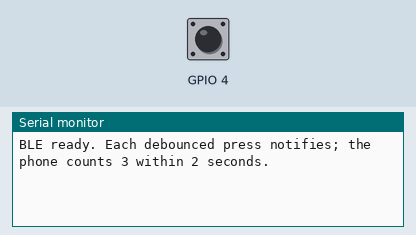
A sketch run on a simulated ESP32-C6. Shown: the last lines printed to the serial monitor. The inputs (shaded band) are chosen by the test bench; at power-on: GPIO 4 HIGH. Nothing arrives over Bluetooth unless stated; a phone connects over Bluetooth LE 3 s after start.

Above: at 1.2 s.
1.3 s: GPIO 4 pulled LOW for 0.15 s
At 1.8 s:
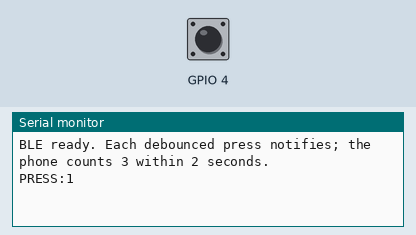
2.9 s: GPIO 4 pulled LOW for 1 s
At 4.2 s:
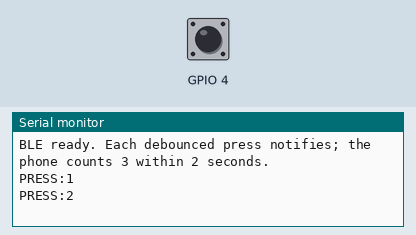
5.4 s: GPIO 4 pulled LOW for 0.15 s
At 6.0 s:
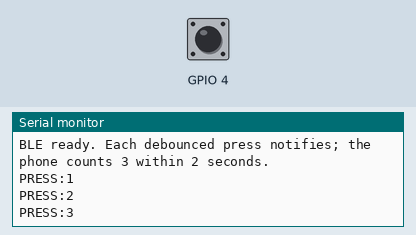

Measured:
- after the input at 1.3 s, the serial monitor: prints a new line at once (image 1)
- after the input at 2.9 s, the serial monitor: prints a new line at once (image 2)
- after the input at 5.4 s, the serial monitor: prints a new line at once (image 3)

The sketch:

EmergencyButton.ino
```cpp
#include <NimBLEDevice.h>

// Seeed XIAO ESP32-C6: physical button between D2 and GND, internal pull-up.
// Original sketch is preserved in the sibling Advertise_BLE folder.
constexpr uint8_t BUTTON_PIN = D2;
constexpr uint32_t DEBOUNCE_MS = 35;
NimBLECharacteristic* emergencyChar;
bool rawState = HIGH;
bool stableState = HIGH;
uint32_t changedAt = 0;
uint32_t sequence = 0;

void setup() {
  Serial.begin(115200);
  pinMode(BUTTON_PIN, INPUT_PULLUP);
  // A button held during boot is not a new press; require release first.
  rawState = stableState = digitalRead(BUTTON_PIN);
  changedAt = millis();
  NimBLEDevice::init("Emergency Button");
  NimBLEServer* server = NimBLEDevice::createServer();
  server->advertiseOnDisconnect(true);
  NimBLEService* service = server->createService("12345678-1234-1234-1234-123456789abc");
  emergencyChar = service->createCharacteristic("87654321-4321-4321-4321-cba987654321",
      NIMBLE_PROPERTY::READ | NIMBLE_PROPERTY::NOTIFY);
  emergencyChar->setValue("PRESS:0");
  service->start();
  NimBLEAdvertising* advertising = NimBLEDevice::getAdvertising();
  advertising->addServiceUUID(service->getUUID());
  advertising->enableScanResponse(true);
  advertising->setName("Emergency Button");
  advertising->start();
  Serial.println("BLE ready. Each debounced press notifies; the phone counts 3 within 2 seconds.");
}

void loop() {
  const uint32_t now = millis();
  const bool reading = digitalRead(BUTTON_PIN);
  if (reading != rawState) {
    rawState = reading;
    changedAt = now;
  }
  if (rawState != stableState && uint32_t(now - changedAt) >= DEBOUNCE_MS) {
    stableState = rawState;
    if (stableState == LOW) {
      ++sequence;
      char value[20];
      snprintf(value, sizeof(value), "PRESS:%lu", static_cast<unsigned long>(sequence));
      emergencyChar->setValue(value);
      emergencyChar->notify();
      Serial.println(value);
    }
  }
  delay(5);
}
```
